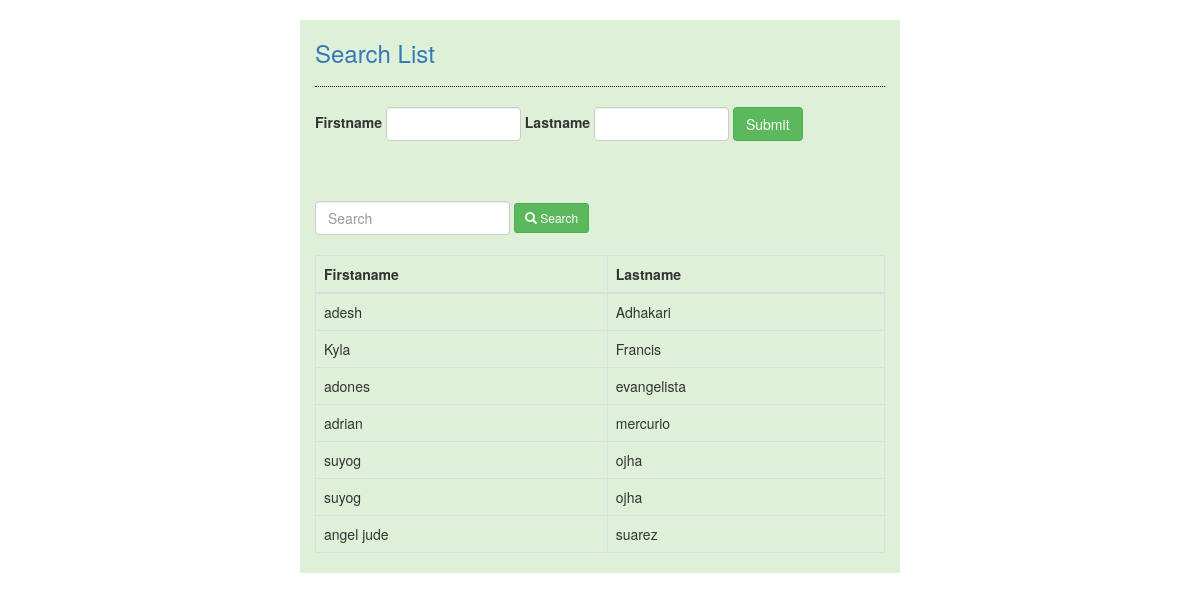
Screenshot of /blog/ with the database file from the repository.
### blog/models.py (models this page shows, shortened)
class Member(models.Model):
    firstname = models.CharField(max_length=50)
    lastname = models.CharField(max_length=50)

### blog/views.py (the view)
def index(request):
    members = Member.objects.all().order_by('lastname')
    return render(request, 'blog/index.html', {'members': members})

### blog/templates/blog/index.html (shortened to what this page needs)
{% extends 'blog/base.html' %}
{% block body %}
    <form method="POST" action="create">
        <div class="form-inline">
            <label>Firstname</label>
            <input type="text" name="firstname" size="12" class="form-control" required="required"/>
            <label>Lastname</label>
            <input type="text" name="lastname" size="12" class="form-control" required="required"/>
            <button class="btn btn-success">Submit</button>
        </div>
    </form>
    <br /><br /><br />
    <form method="GET" action="search">
        <div class="form-inline">
            <input type="text" placeholder="Search" name="search" class="form-control" required="required" />
            <button class="btn btn-success btn-sm"><span class="glyphicon glyphicon-search"></span> Search</button>
        </div>
    </form>
    <br />
    <table class="table table-bordered">
        <thead class="bg-success">
            <tr>
                <th>Firstaname</th>
                <th>Lastname</th>
            </tr>
        </thead>
        <tbody>
            {% for member in members%}
            <tr>
                <td>{{ member.firstname }}</td>
                <td>{{ member.lastname }}</td>
            </tr>
            {% endfor %}
        </tbody>
    </table>
{% endblock %}

### blog/templates/blog/base.html (shortened to what this page needs)
<!DOCTYPE html>
<html lang="en">
<head>
    {% load static %}
    <link rel="stylesheet" type="text/css" href="{% static 'blog/css/bootstrap.css' %}"/>
</head>
<body>
    <br>
    <div class="col-md-3"></div>
    <div class="col-md-6 bg-success">
        <h3 class="text-primary">Search List</h3>
        <hr style="border-top:1px dotted #000;"/>
        {% block body %}
        {% endblock %}
    </div>
</body>
</html>

### rows the page displays
Member: firstname "adesh", lastname "Adhakari"
Member: firstname "Kyla", lastname "Francis"
Member: firstname "adones", lastname "evangelista"
Member: firstname "adrian", lastname "mercurio"
Member: firstname "suyog", lastname "ojha"
Member: firstname "suyog", lastname "ojha"
Member: firstname "angel jude", lastname "suarez"
